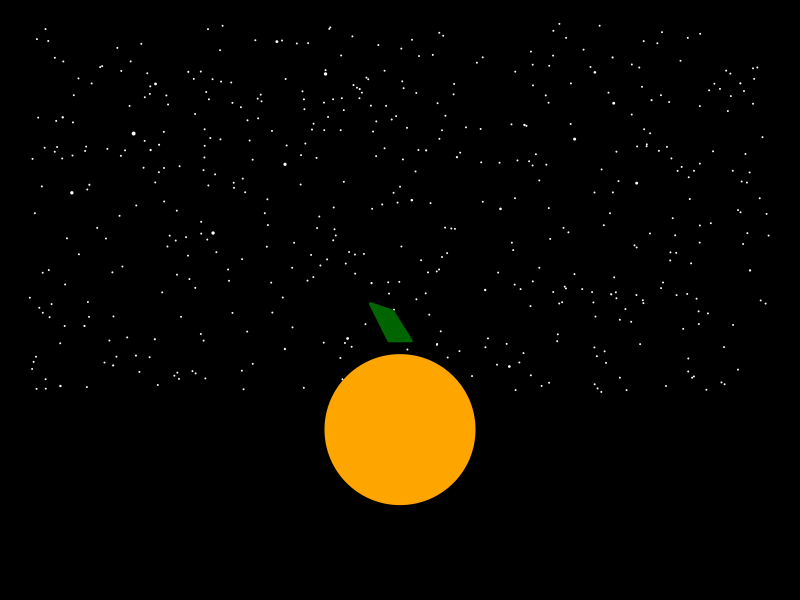

This chart was generated by the following R code:
# ------------------------------------------------------------------#
# --------------------- Pumpkin Carving with R ---------------------#
# --------------------------- Jeff Wagner --------------------------#
# ------------------------ October 20, 2020 ------------------------#
# -- Adapted from the BMSC Blog (https://bmscblog.wordpress.com/) --#
# -------------------- Original by Allan Roberts -------------------#
# ------------------------------------------------------------------#


par(bg=1, mar=c(0,0,0,0))
plot(c(0,0), cex=0, xlim=c(-1,1), ylim=c(1.5,0))
X <- runif(500,-1,1)
Y <- runif(500,0,1)
M <- rchisq(500,1)/20
points(Y~X, cex=M, pch=19, col= "white") # let's make some stars to set the mood
points(0,1.1, pch=19, col= "orange",cex=20) # now make our pumpkin 
polygon(c(-0.03, -0.08, -0.02, 0.03), c(0.86, 0.76, 0.78, 0.86),  # don't forget the stem!
        col= "darkgreen",
        border= "darkgreen",
        lwd=3, lty= "solid")

# Use the mouse to carve the eyes and nose, clicking at 3 points for each polygon
for (i in 1:3){
  polygon(locator(3),col=7)
}

# Now carve the mouth, clicking at 15 points (you can adjust the number of points inside the locator() function below)
polygon(locator(15), col = 7)

# Congratulations, you just carved your first virtual pumpkin with R! You're being a nerd for Halloween!
